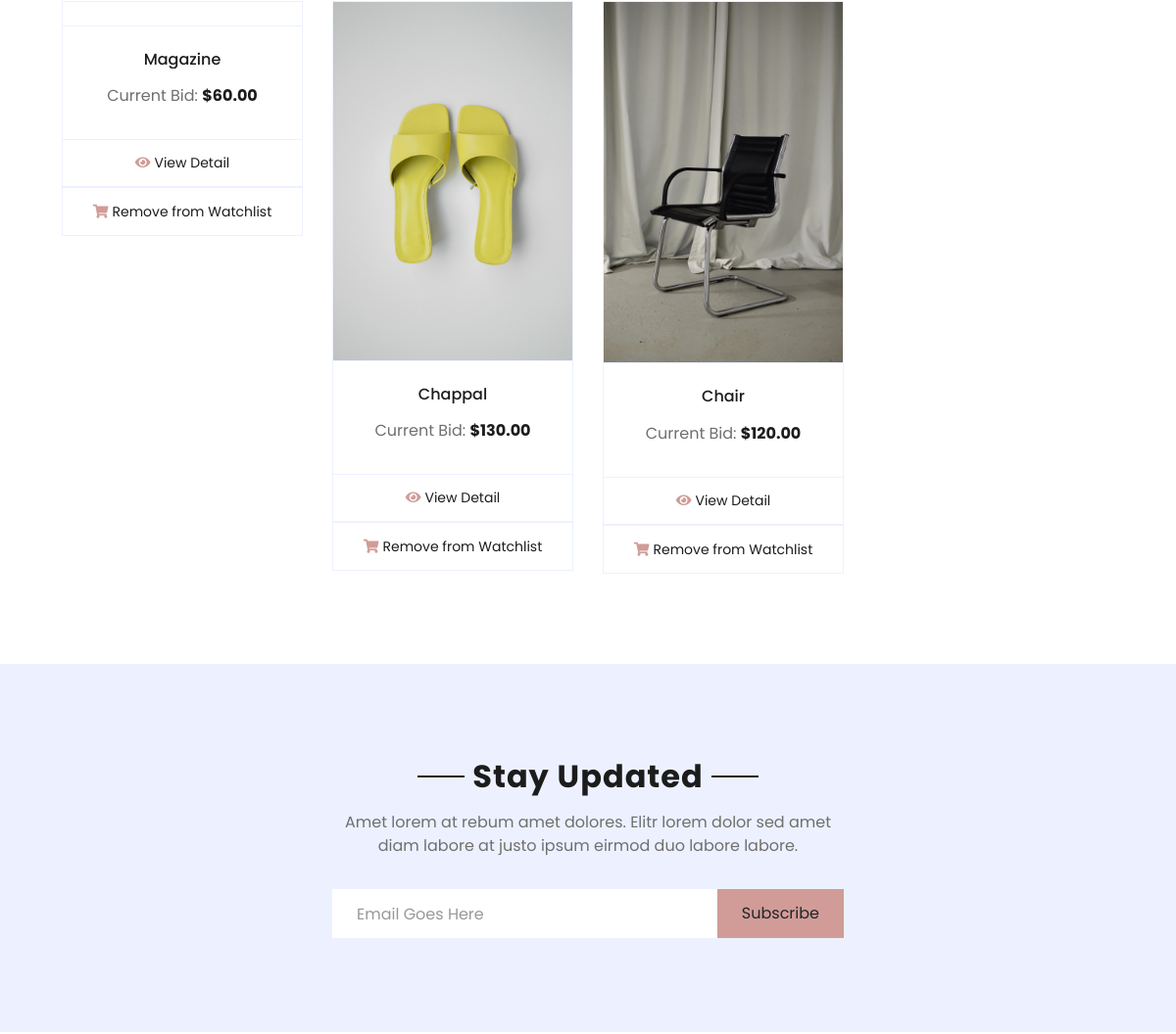
/watchlist/ (signed in, middle part), run on an earlier commit of the app's database.
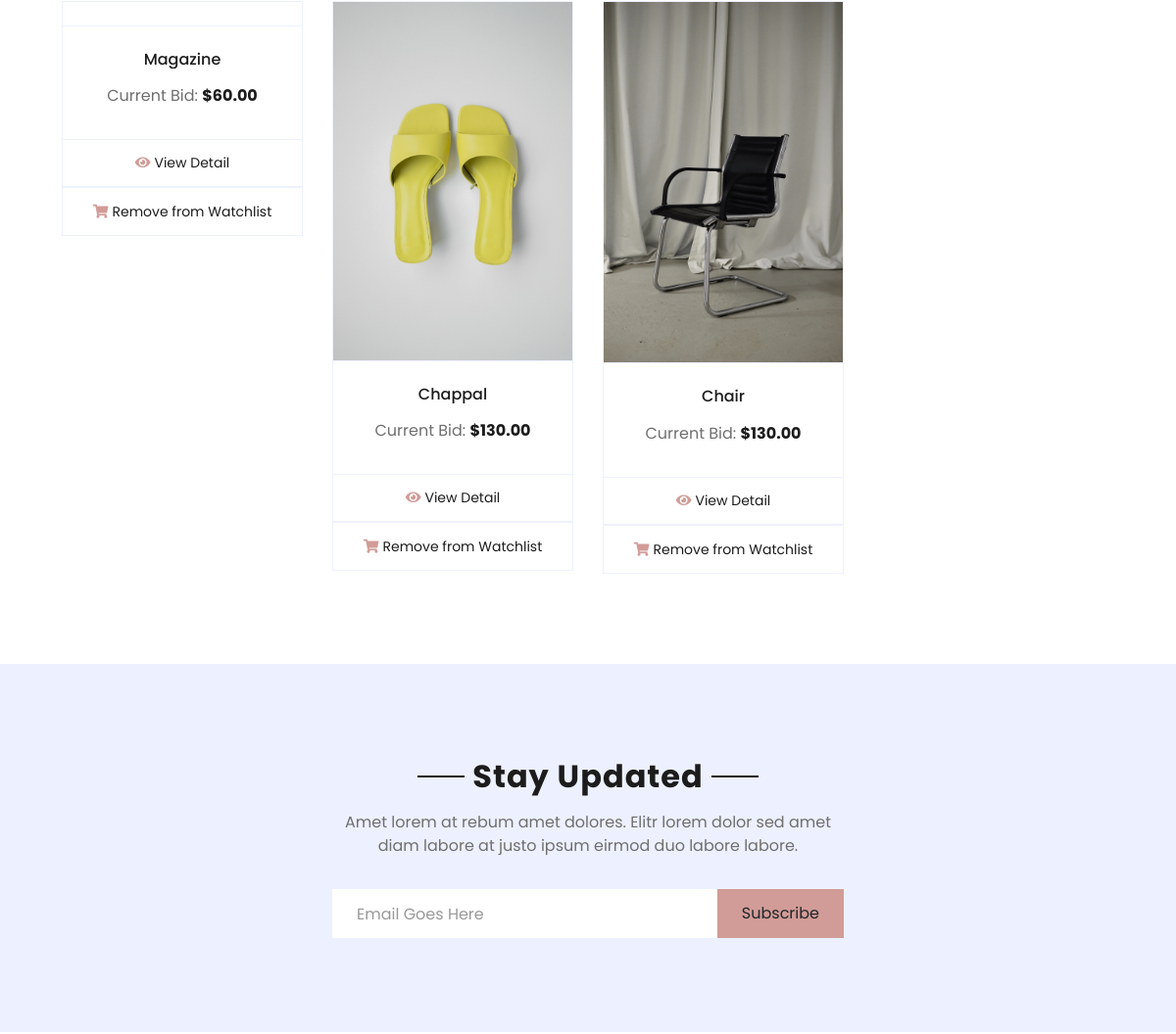
And on a later commit of the database.
### auctions/models.py (models this page shows)
class watch_list(models.Model):
    user_id = models.ForeignKey(User, on_delete=models.CASCADE, default=User )
    listing_id = models.ForeignKey(listing, on_delete=models.CASCADE, default=listing)
    class Meta:
        unique_together = ['user_id', 'listing_id']

class listing(models.Model):
    bid_price = models.DecimalField(max_digits=5, decimal_places=2)
    title = models.CharField(name="title", max_length=250)
    description = models.CharField(name="description", max_length= 700)
    category = models.CharField(name="category", max_length=20, default="Not Specified")
    current_price = models.DecimalField(max_digits=5, decimal_places=2)
    slug = models.SlugField(name="slug")
    image = models.ImageField(upload_to='auctions/media/', null=True)
    status = models.BooleanField(default=True)
    user_id = models.ForeignKey(User, on_delete=models.CASCADE, default=User)

### auctions/views.py (the view, shortened to what this page needs)
# urls.py: path('watchlist/', views.watchlist, name='watchlist'),
@login_required(login_url='/login')
def watchlist(request):
    user = request.session.get('_auth_user_id')
    user = models.User.objects.get(id = user)
    q = models.watch_list.objects.filter(user_id= user)
    count = models.watch_list.objects.filter(user_id= user).count()
    return render(request, 'auctions/watchlist.html', {'watchlist': q, "count": count})

### auctions/templates/auctions/watchlist.html (shortened to what this page needs)
{% extends 'auctions/layout.html' %}
{% load static %}
{% block body %}
<div class="container-fluid pt-5">
    <div class="row px-xl-5 pb-3">
        {% for q in watchlist %}
        <div class="col-lg-3 col-md-6 col-sm-12 pb-1">
            <div class="card product-item border-0 mb-4">
                <div class="card-header product-img position-relative overflow-hidden bg-transparent border p-0">
                    <img class="img-fluid w-100" src="{{ q.listing_id.image.url }}" alt="">
                </div>
                <div class="card-body border-left border-right text-center p-0 pt-4 pb-3">
                    <h6 class="text-truncate mb-3">{{q.listing_id.title}}</h6>
                    <div class="d-flex justify-content-center">
                        <p>Current Bid: <strong class="text-dark">${{q.listing_id.current_price}}</strong></p>
                    </div>
                </div>
                <div class="card-footer d-flex justify-content-center bg-light border">
                    <a href="{% url 'listing' id=q.listing_id.pk %}" class="btn btn-sm text-dark p-0"><i class="fas fa-eye text-primary mr-1"></i>View Detail</a>
                </div>
                <div class="card-footer d-flex justify-content-center bg-light border">
                    <form action="{% url 'watchlist' %}" method="post" >
                            <button class="btn btn-sm text-dark p-0" type="submit" name="watchlist_del" value="{{ q.pk }}" ><i class="fas fa-shopping-cart text-primary mr-1"></i>Remove from Watchlist</button>
                    </form>
                </div>
            </div>
        </div>
        {% endfor %}
    </div>
</div>
{% endblock %}

What changed in the data, as far as the page shows it:
changed through a linked row, watch_list "Chair": listing_id.current_price "120.00" → "130.00"
